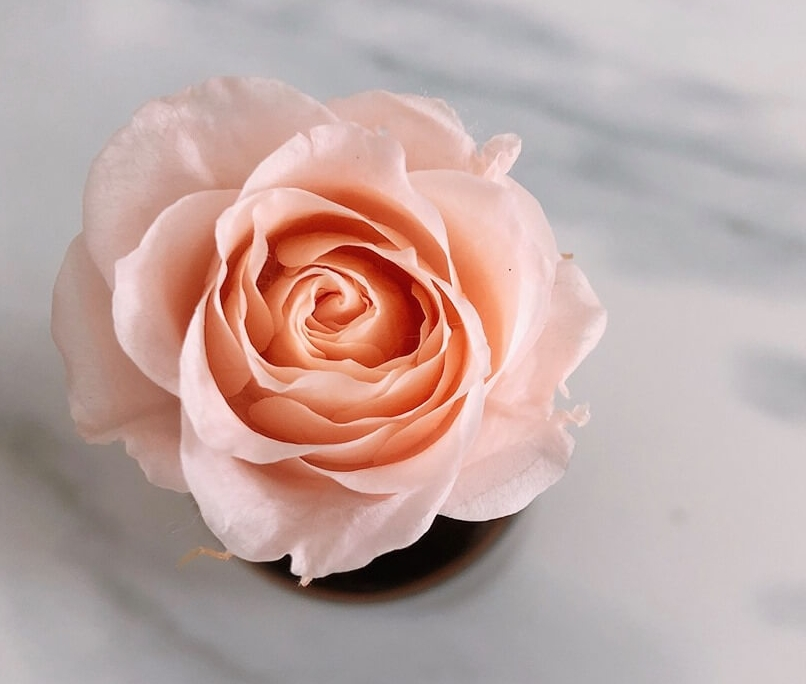
#> input picture hw03/flower2.jpeg, 806 x 684 px
$ python main.py
#> lines starting #> are read from the running program, lines starting #| are printed output that depends on the picture
import cv2
import numpy as np
import matplotlib.pyplot as plt

plt.style.use('_mpl-gallery')

if __name__ == '__main__':
    img_gray = cv2.imread('flower2.jpeg', cv2.IMREAD_GRAYSCALE)
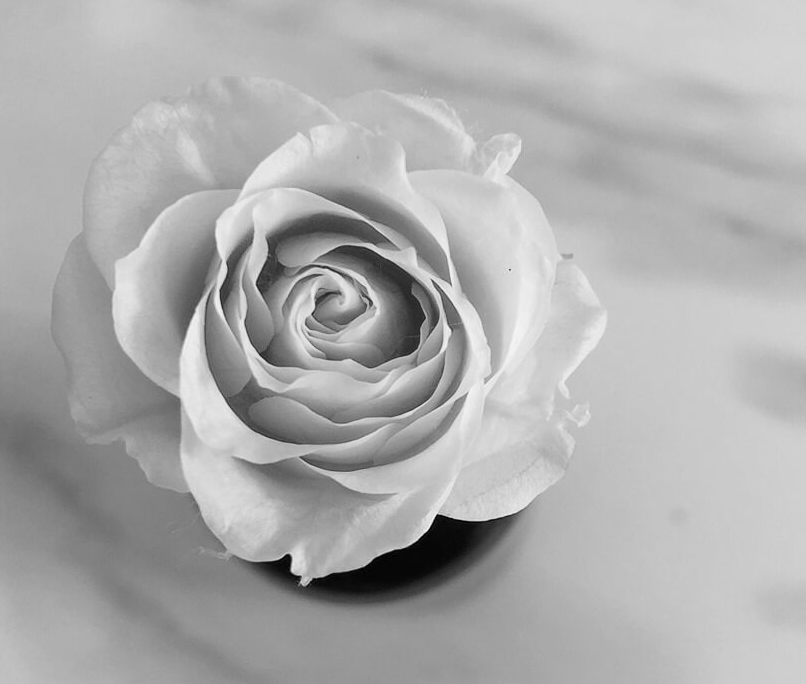
#> img_gray: shape (684, 806); min 0, max 252, mean 173.3
    img_color = cv2.imread('flower2.jpeg', cv2.IMREAD_COLOR)
#> img_color is the input picture: shape (684, 806, 3); mean B, G, R 162.4, 166.6, 190.5

    cv2.imshow('before', img_color)
    # 1. gray image
    table = []
    for i in range(256):
        table.append(0)
    histDataInput = []
    histDataOutput = []

    for row in img_gray:
        for index in range(0,row.size):
            val = row[index]
            histDataInput.append(val)
            table[val] += 1
            table[val] = float(table[val])
#> after the loop, histDataInput = 551304 items; table = 256 values, max 13293 at index 180, min 0 at index 248, mean 2153.5

    # 生成InputHE直方圖
    plt.hist(histDataInput, color = 'lightblue', cumulative = False)
    plt.title('Input Histogram')
    plt.xlabel('Gray Level')
    plt.ylabel('Number of Pixels')
    plt.savefig('./InputHE', transparent=False, bbox_inches='tight', pad_inches=1.0)
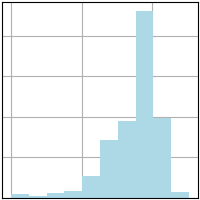
#> figure drawn by matplotlib, 1 panel; tallest bar 229862 high, from x = 176.4 to 201.6

    for index in range(256):
        table[index] /= img_gray.size
        table[index] *= 255
#> after the loop, table = 256 values, max 6.15 at index 180, min 0 at index 248, mean 0.996

    table[0] = round(table[0])
    for i in range(1,256):
        table[i] += table[i-1]
        table[i] = round(table[i])
#> after the loop, table = 256 values from 0 to 243

    for row in img_gray:
        for index in range(0,row.size):
            row[index] = table[row[index]]
            histDataOutput.append(row[index])
#> after the loop, histDataOutput = 551304 items

    # 生成outputHE直方圖
    plt.hist(histDataOutput, density=False, color = 'lightblue', cumulative = False)
    plt.title('Output Histogram')
    plt.savefig('./OutputHE', transparent=False, bbox_inches='tight', pad_inches=1.0)
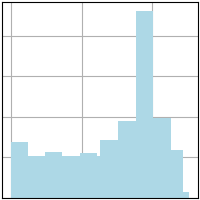
#> figure drawn by matplotlib, 1 panel; tallest bar 229862 high, from x = 176.4 to 201.6; tallest bar 69034 high, from x = -1.78e-15 to 24.3

    # 2. color image
    # 先轉成灰階
    img_colorTogray = cv2.cvtColor(img_color, cv2.COLOR_BGR2GRAY)
    # 用灰階做直方圖均衡(HE)
    table.clear()
    for i in range(256):
        table.append(0)
#> after the loop, table = 256 values from 0 to 0

    for row in img_colorTogray:
        for index in range(0,row.size):
            val = row[index]
            table[val] += 1
            table[val] = float(table[val])
#> after the loop, table = 256 values, max 13295 at index 180, min 0 at index 0, mean 2153.5

    for index in range(256):
        table[index] /= img_colorTogray.size
        table[index] *= 255
#> after the loop, table = 256 values, max 6.15 at index 180, min 0 at index 0, mean 0.996

    table[0] = round(table[0])
    for i in range(1,256):
        table[i] += table[i-1]
        table[i] = float(round(table[i]))
#> after the loop, table = 256 values from 0 to 243

    for i in range(1,256):
        table[i] /= i
#> after the loop, table = 256 values, max 1.08 at index 211, min 0 at index 0, mean 0.369

    # 再把值寫回彩色
    for row in range(np.size(img_color,0)):
        for col in range(np.size(img_color,1)):
            img_color[row][col][0] *= table[ img_colorTogray[row][col] ]
            img_color[row][col][1] *= table[ img_colorTogray[row][col] ]
            img_color[row][col][2] *= table[ img_colorTogray[row][col] ]
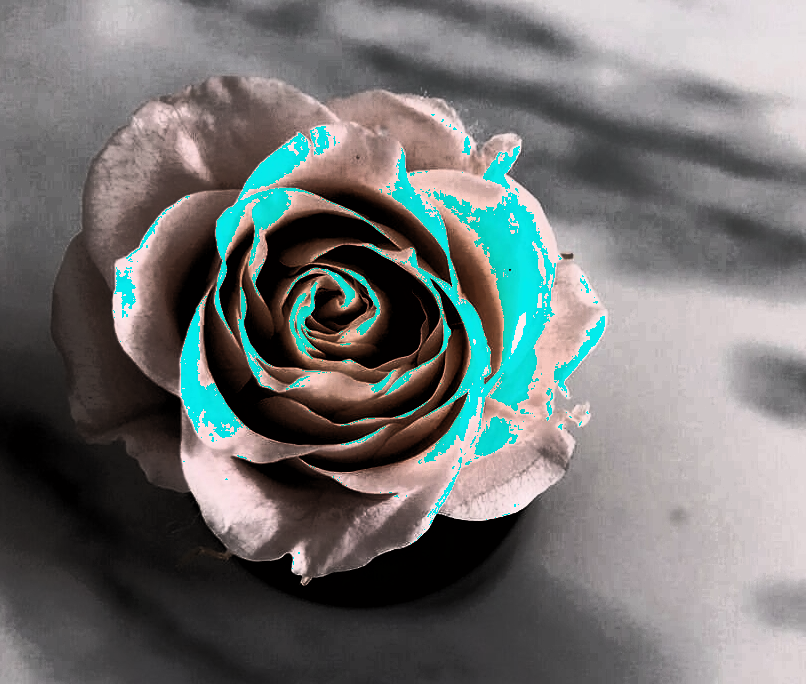
#> img_color: shape (684, 806, 3); mean B, G, R 113.4, 114.4, 112.4

    cv2.imwrite('Gray.jpg', img_gray)
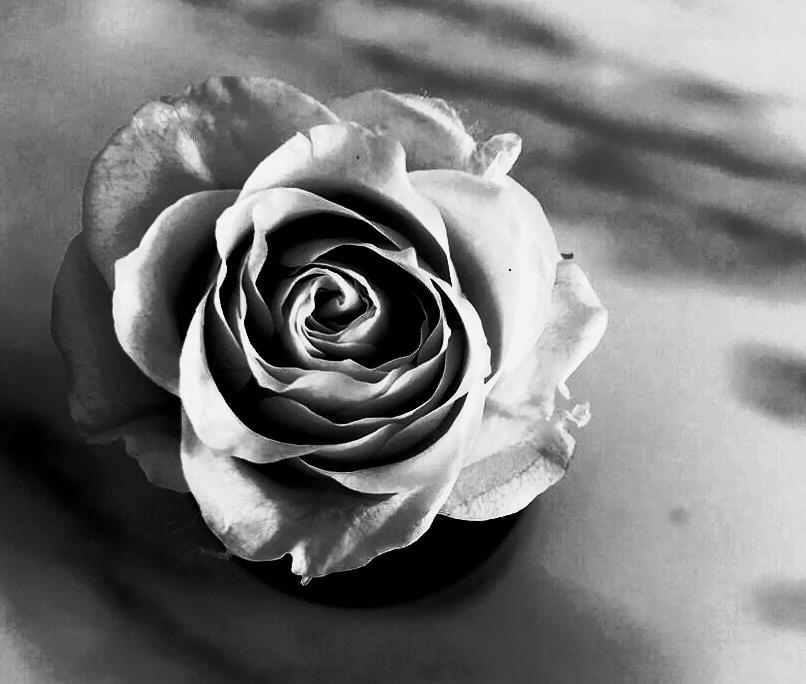
#> saved as Gray.jpg: shape (684, 806); min 0, max 243, mean 118.2
    cv2.imwrite('Color.jpg', img_color)
    cv2.imshow('Color', img_color)
    cv2.imshow('Gray', img_gray)
    cv2.waitKey(0)
    cv2.destroyAllWindows()
